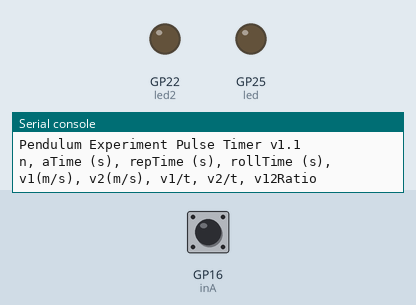
The program below on a simulated Raspberry Pi Pico running MicroPython. On the bench: output pins drawn as LEDs (lit = HIGH), the last lines printed to the serial console. The inputs (shaded band) are chosen by the test bench; at power-on: GP16 (inA) HIGH.

Above: at 5.0 s.
5.1 s: GP16 (inA) pulled LOW for 0.15 s
At 6.4 s:
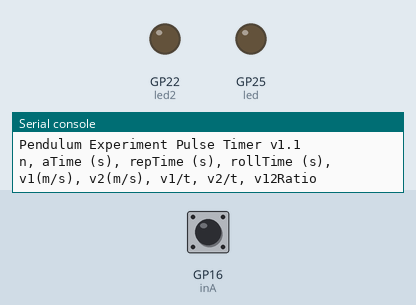
6.7 s: GP16 (inA) pulled LOW for 1 s
At 8.9 s:
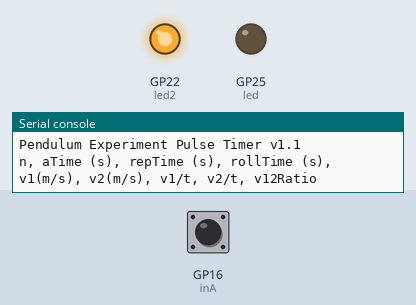
9.2 s: GP16 (inA) pulled LOW for 0.15 s
At 9.27 s:
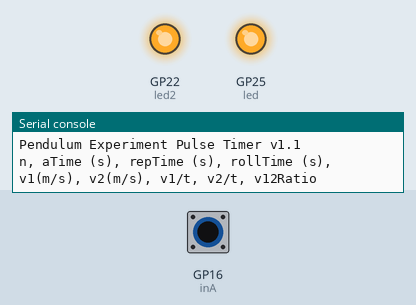
10.8 s: GP16 (inA) pulled LOW for 3.2 s
At 11.3 s:
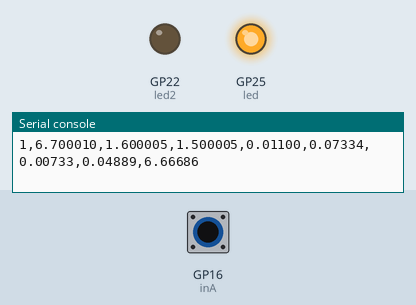
Timing chart, 0 to 15.5 s (numbered marks = the images above; inputs shaded):
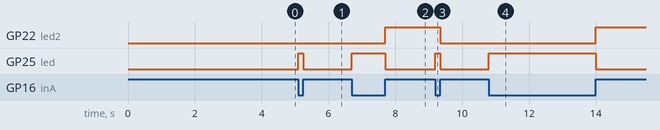

Measured:
- after the input at 5.1 s, GP25 (led): LOW → HIGH at once, → LOW 0.15 s later
- after the input at 6.7 s, GP22 (led2): LOW → HIGH after 1.0 s; GP25 (led): LOW → HIGH at once, → LOW 1.0 s later
- after the input at 9.2 s, GP22 (led2): HIGH → LOW after 0.15 s; GP25 (led): LOW → HIGH at once, → LOW 0.15 s later
- after the input at 10.8 s, GP22 (led2): LOW → HIGH after 3.2 s; GP25 (led): LOW → HIGH at once, → LOW 3.2 s later

The program:

Pendulum1.py
```python
# Code for Pendulum Experiment
# Use optical interrupter to measure input velocity, exit velocity,
# and uphill roll time of ball going up slope through sensor,
# and ~ 1 second later returning back through sensor.
#
# MicroPython v1.2 on Raspberry Pi Pico   J.Beale 10-March-20211

from machine import Pin  # for access to GPIO
import time              # for microseconds elapsed time

diameter = 11.0;              # diameter of ball, in mm
dum = diameter * 1000;        # diameter of ball in microns

inA = Pin(16, Pin.IN, Pin.PULL_UP)   # use this pin for input signal
led = Pin(25, Pin.OUT)               # set pin 25 (driving onboard LED) to output
led2 = Pin(22, Pin.OUT)              # set external output pin (driving offboard LED) to output

tus = time.ticks_us                  # 1 MHz timer object, tick = 1 microsecond
led.off()                            # make sure onboard LED is off
led2.off()

def main():
    print("Pendulum Experiment Pulse Timer v1.1")
    print("n, aTime (s), repTime (s), rollTime (s), v1(m/s), v2(m/s), v1/t, v2/t, v12Ratio")
    waitA_p()                # A idles high so wait for A to go high, if it isn't already
    progStart = tus()      # timer value as program starts
    rCnt = 0               # roll counter: how many rolls we have seen
    pStartOld,ptimeOld = getPulseA()  # start time and length of first pulse, in usec (ball going up)

    while True:
      pStartA1,ptime1 = getPulseA()  # start time and length of first pulse, in usec (ball going up)
      led2.on()
      pStartA2,ptime2 = getPulseA()  # start time and length of second pulse, in usec (ball returning)
      led2.off()
      rCnt += 1                      # count how many total ball excursions so far
      v1 = dum / ptime1              # velocity1 (m/s) = distance (um) / time (us)
      v2 = dum / ptime2              # velocity2 (m/s)
      rTus = rollFix(pStartA2 - (pStartA1+ptime1)) # elapsed microseconds while ball was uphill of sensor
      rT = rTus/1E6               # roll time, seconds
      vRatio = v2/v1              # ratio of end & start velocities
      eventRep = (pStartA1 - pStartOld)/1E6
      pStartOld = pStartA1
      print("%d,%8.6f,%8.6f,%8.6f,%7.5f,%7.5f,%7.5f,%7.5f,%7.5f" %
            (rCnt,pStartA1/1E6,eventRep,rT,v1,v2,v1/rT,v2/rT,vRatio)) # calculated values for this ball cycle
# -----------------------------------------------

def rollFix(t):
    if (t < 0):
        t += 0x100000000  # 32-bit 1 MHz counter rolls over after 71.6 minutes
    return(t)

def getPulseA():           # measure input A positive pulse start time and pulse width
    waitA_nEdge()          # wait for rising edge on input A
    tStart = tus()         # get timer reading at rising edge
    led.on()
    waitA_p()              # wait for A to go low again
    tEnd = tus()           # get timer reading on falling edge
    led.off()
    tInterval = tEnd - tStart # find elapsed microseconds
    if (tInterval <  0):
        print("Glitch: Int=%d tStart=%d tEnd=%d iFix=%d" %
              (tInterval, tEnd, tStart, tInterval + 0x100000000))
    tInterval = rollFix(tInterval)         # fix for 32-bit rollover
    return(tStart,tInterval)

def waitA_nEdge():          # wait for falling edge on input A
    while not inA.value():  # if already low, wait for it to go high
        pass
    while inA.value():      # now that it's high, wait for it to go low
        pass

def waitA_p():              # wait only so long as A remains low
    while not inA.value():  # and return immediately if A is already high
        pass

# ----------------------------------------------------------------
main()
```
